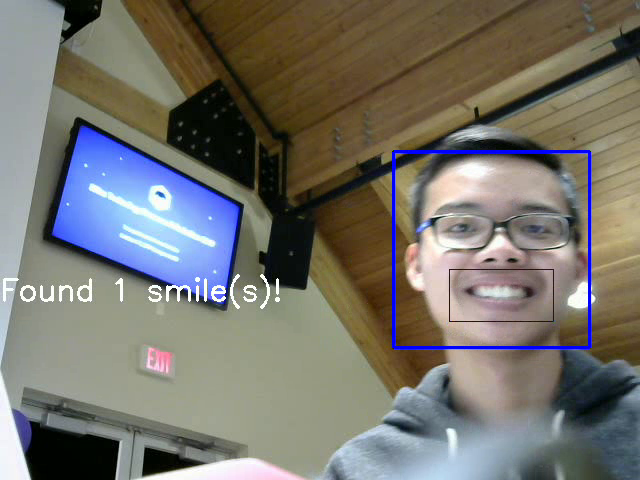
#> input picture frame 3 of teams/team_snapback/Website/file/20171008-005017.avi, 640 x 480 px, given in place of the camera
$ jupyter execute --allow-errors 'Face Detection from a camera.ipynb'
#> lines starting #> are read from the running program, lines starting #| are printed output that depends on the picture; after the words box and inside, x2 and y2 are one past the last pixel; in counts of white or black regions, pixels touching at a corner belong together
[cell 1]
import cv2
import sys
from PIL import Image

def CatchUsbVideo(window_name, camera_idx):
#> called with window_name = 'Face Detection Area', camera_idx = 5
    cv2.namedWindow(window_name)

    #The video could be captured from a camera or saved video
    cap = cv2.VideoCapture(camera_idx)

    #Use CascadeClassifier in openCV
    classfier = cv2.CascadeClassifier("/usr/local/share/OpenCV/haarcascades/haarcascade_frontalface_alt2.xml")

    #识别出人脸后要画的边框的颜色，RGB
    color = (0, 255, 0)

    while cap.isOpened():
        flag, frame = cap.read() #Read every frame
#> frame is the input picture: shape (480, 640, 3); mean B, G, R 108, 114.9, 117.1
        if not flag:
            break

        #Change every frame from color to gray
        grey = cv2.cvtColor(frame, cv2.COLOR_BGR2GRAY)
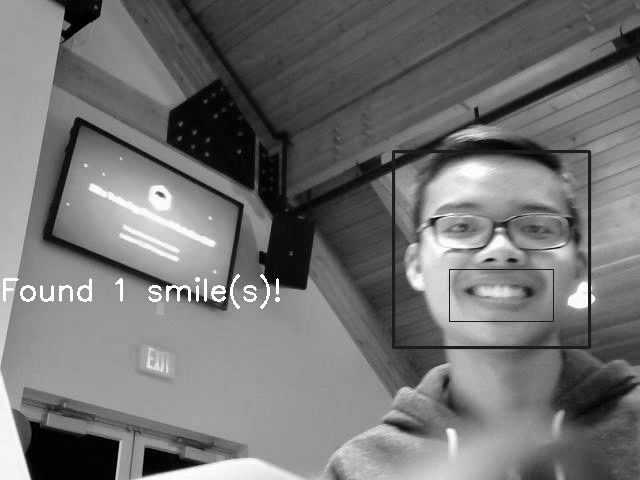
#> grey: shape (480, 640); min 0, max 255, mean 114.8

        #Detect faces，1.2和2分别为图片缩放比例和需要检测的有效点数
        faceRects = classfier.detectMultiScale(grey, scaleFactor = 1.2, minNeighbors = 3, minSize = (32, 32))
#> faceRects = [[142, 174, 52, 52], [401, 149, 190, 190]]
        if len(faceRects) > 0:            #Face if > 0
            for faceRect in faceRects:  #rectangle every face
                x, y, w, h = faceRect
                cv2.rectangle(frame, (x - 10, y - 10), (x + w + 10, y + h + 10), color, 2)
#> this loop made 2 passes
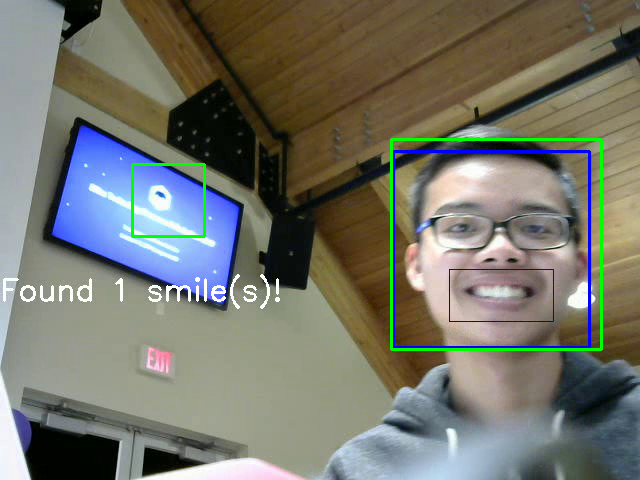
#> frame: shape (480, 640, 3); 1.1% of pixels changed, all inside (x1, y1, x2, y2) = (131, 138, 603, 351)

        #show the image
        cv2.startWindowThread()
        cv2.imshow(window_name, frame)
        c = cv2.waitKey(10)
#> (key q is pressed here)
        if c & 0xFF == ord('q'):
            break

    #Release the camera and destroy all windows
    cap.release()
    cv2.destroyAllWindows()

if __name__ == '__main__':
    if len(sys.argv) != 2:
        print("Usage:%s camera_id\r\n" % (sys.argv[0]))
    else:
        CatchUsbVideo("Face Detection Area", int(sys.argv[1]))

[cell 2]
CatchUsbVideo('Video', 0)
#> the loop in CatchUsbVideo (call 2), `for faceRect in faceRects:` made 2 passes
#> (key Esc is pressed here)

$ run again, starting later in the video
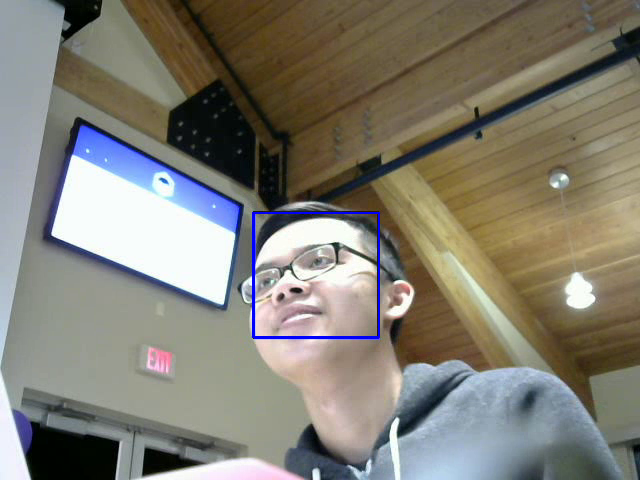
#> input picture frame 14 of teams/team_snapback/Website/file/20171008-005017.avi, 640 x 480 px, given in place of the camera
#> in CatchUsbVideo, frame is the input picture: shape (480, 640, 3); mean B, G, R 115, 125.8, 129.3
#> in CatchUsbVideo, `grey = cv2.cvtColor(frame, cv2.COLOR_BGR2GRAY)`:
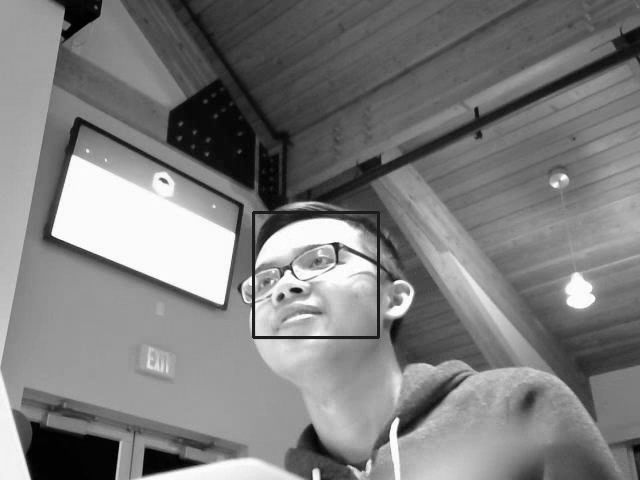
#> grey: shape (480, 640); min 0, max 255, mean 125.6
#> faceRects = [[238, 220, 124, 124]]
#> the loop in CatchUsbVideo, `for faceRect in faceRects:` made 1 pass
#> after the loop in CatchUsbVideo, `for faceRect in faceRects:`:
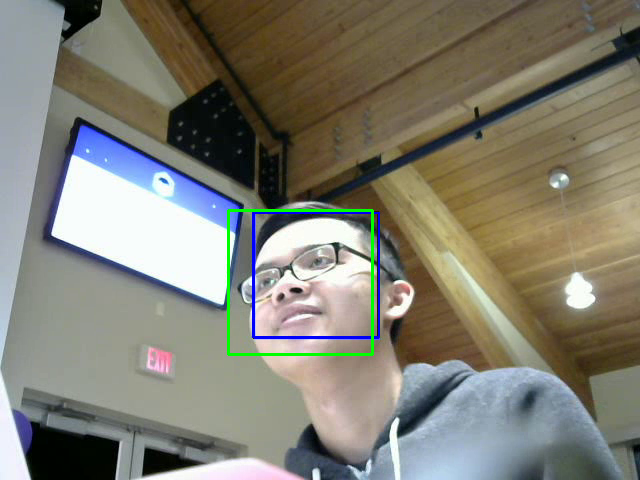
#> frame: shape (480, 640, 3); 0.56% of pixels changed, all inside (x1, y1, x2, y2) = (227, 209, 374, 356)
#> the loop in CatchUsbVideo (call 2), `for faceRect in faceRects:` made 1 pass

$ run again, starting later in the video
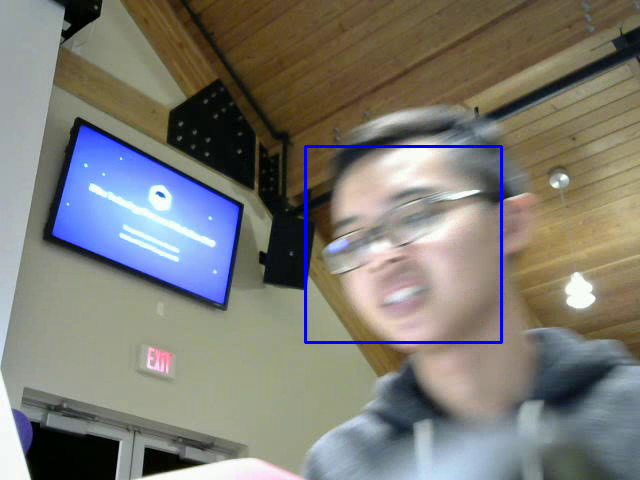
#> input picture frame 25 of teams/team_snapback/Website/file/20171008-005017.avi, 640 x 480 px, given in place of the camera
#> in CatchUsbVideo, frame is the input picture: shape (480, 640, 3); mean B, G, R 116, 123.1, 124.5
#> in CatchUsbVideo, `grey = cv2.cvtColor(frame, cv2.COLOR_BGR2GRAY)`:
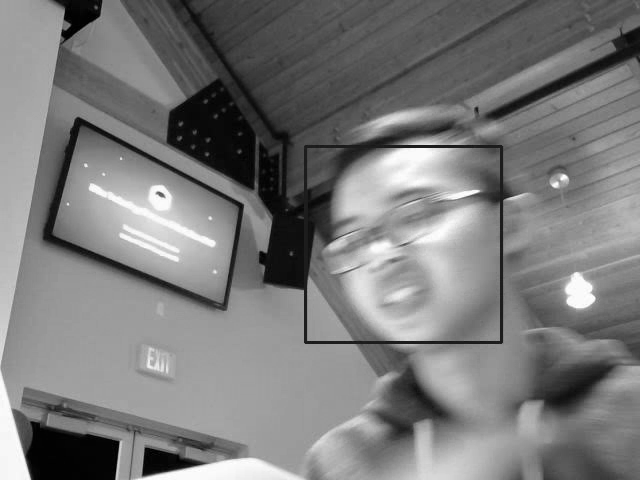
#> grey: shape (480, 640); min 0, max 255, mean 122.6
#> faceRects = ()
